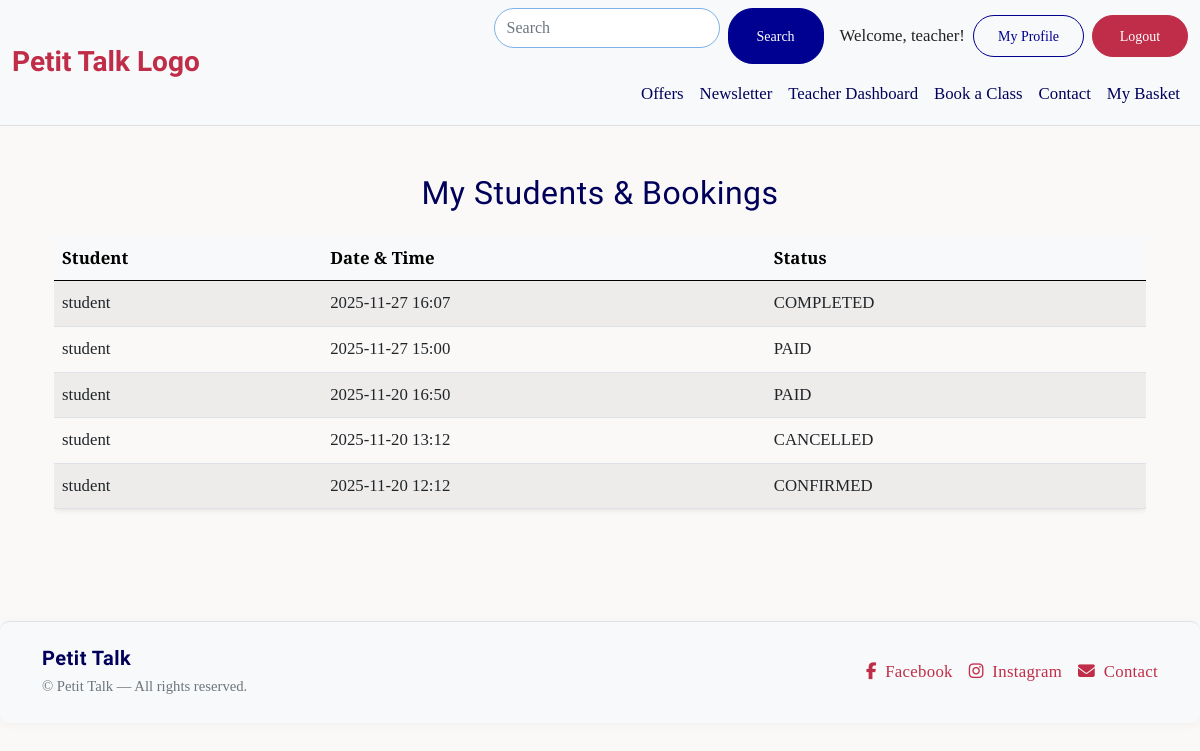
The app's page /bookings/dashboard/teacher/ (signed in), older data.
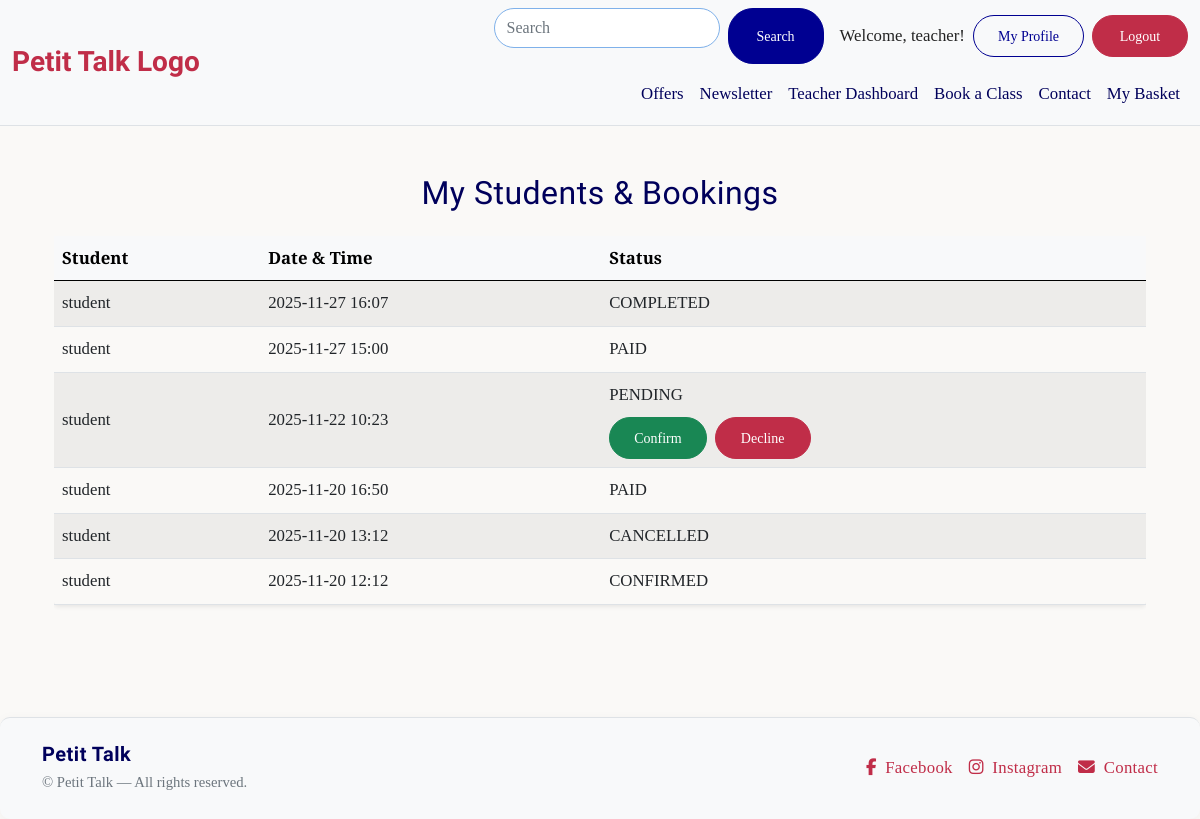
The same page, newer data.
### bookings/models.py (models this page shows, shortened)
class Booking(models.Model):
    student = models.ForeignKey(
        User, on_delete=models.CASCADE, related_name='student_bookings'
    )
    teacher = models.ForeignKey(
        User, on_delete=models.CASCADE, related_name='teacher_bookings'
    )
    scheduled_time = models.DateTimeField()
    purpose = models.TextField(blank=True)
    status = models.CharField(
        max_length=10, choices=BOOKING_STATUS, default='PENDING'
    )
    created_at = models.DateTimeField(auto_now_add=True)
    class Meta:
        ordering = ['-scheduled_time']
        unique_together = ('teacher', 'scheduled_time')  #Avoid double-booking for teachers

### bookings/views.py (the view)
# urls.py: path("dashboard/teacher/", views.teacher_dashboard, name="teacher_dashboard"),
@login_required
def teacher_dashboard(request):
    if not request.user.profile.is_teacher:
        messages.error(request, "You are not authorized to access the teacher dashboard.")
        return redirect("home")
    bookings = Booking.objects.filter(teacher=request.user).order_by("-scheduled_time")
    return render(request, "bookings/teacher_dashboard.html", {"bookings": bookings})

### bookings/templates/bookings/teacher_dashboard.html (shortened to what this page needs)
{% extends "base.html" %}
{% load static %}
{% block content %}
<div class="container py-4">
    <h2 class="mb-4 text-center">My Students & Bookings</h2>
    {% if bookings %}
    <div class="table-responsive">
        <table class="table table-striped align-middle shadow-sm rounded">
            <thead class="table-light">
                <tr>
                    <th>Student</th>
                    <th>Date & Time</th>
                    <th>Status</th>
                </tr>
            </thead>
            <tbody>
                {% for booking in bookings %}
                <tr>
                    <td>{{ booking.student.username }}</td>
                    <td>{{ booking.scheduled_time|date:"Y-m-d H:i" }}</td>
                    <td class="fw-semibold text-capitalize">
                        {{ booking.status }}
                        {% if booking.status == "PENDING" %}
                        <div class="mt-2 d-flex gap-2">
                            <a href="{% url 'confirm_booking' booking.id %}" class="btn btn-success btn-sm">
                                Confirm
                            </a>
                            <a href="{% url 'decline_booking' booking.id %}" class="btn btn-danger btn-sm">
                                Decline
                            </a>
                        </div>
                        {% endif %}
                    </td>
                </tr>
                {% endfor %}
            </tbody>
        </table>
    </div>
    {% else %}
    <p class="text-center text-muted mt-4">
        No bookings yet.
    </p>
    {% endif %}
</div>
{% endblock %}

Row changes from the older to the newer data that the page shows:
added Booking: student.username "student", scheduled_time "2025-11-22 10:23", status "PENDING", shows "Confirm"
